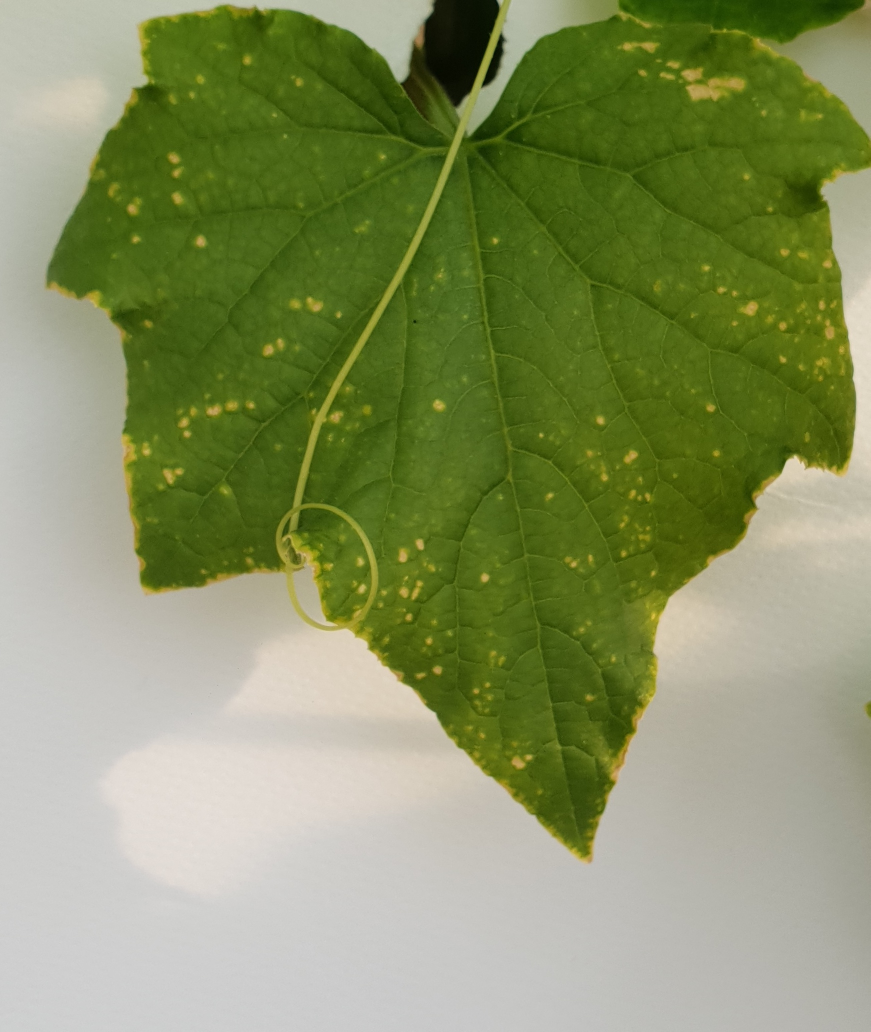
#> input picture UnhealthyLeaves/UnhealthyLeavesTrain/O_Unhealthy_20210208_101903.jpg, 1741 x 2063 px (shown at 1/2 size); its folder holds 4 pictures in this run
$ python 1_Step_resize_and_segment.py
#> lines starting #> are read from the running program, lines starting #| are printed output that depends on the picture; after the words box and inside, x2 and y2 are one past the last pixel; in counts of white or black regions, pixels touching at a corner belong together

import os
import cv2

def preprocess(inputPath, outputPath):
#> called with inputPath = 'UnhealthyLeaves/UnhealthyLeavesTrain/'
    print(f"Reading images from ${inputPath}")
    for file in os.listdir(inputPath):
        fullImagePath = inputPath + "/" + file
        img = cv2.imread(fullImagePath, cv2.IMREAD_UNCHANGED)
#> img is the input picture: shape (2063, 1741, 3); mean B, G, R 99, 145.9, 135.1
        print('Original Image Dimensions : ', img.shape)
#| Original Image Dimensions :  (2063, 1741, 3)
        # resize image
        resizedImg = cv2.resize(img, (256, 256))
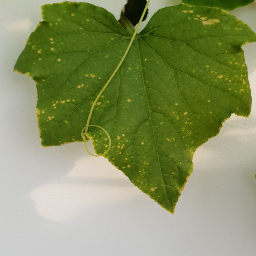
#> resizedImg: shape (256, 256, 3); mean B, G, R 98.9, 145.8, 135

        # add color masking to segment only leaves
        rgb_img = cv2.cvtColor(resizedImg, cv2.COLOR_BGR2RGB)
        hsv_img = cv2.cvtColor(rgb_img, cv2.COLOR_RGB2HSV)
#> hsv_img: shape (256, 256, 3); mean H, S, V 31.7, 114.4, 147.1

        # Define the Color Range to be Detected
        #light_green = (40, 40, 40)
        #dark_green = (70, 255, 255)
        # use (40, 40,40) ~ (70, 255,255) in hsv to find the green
        light_green = (40, 40, 40)
        dark_green = (70, 255, 255)
        mask = cv2.inRange(hsv_img, light_green, dark_green)
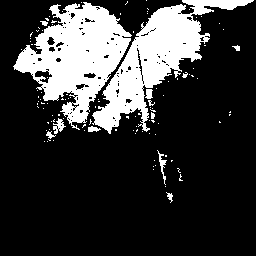
#> mask: shape (256, 256); 22.1% white; 111 white regions (98 under 20 px), largest, box (x1, y1, x2, y2) and area: (13, 2, 132, 130) 7241, (92, 0, 254, 134) 6509, (53, 118, 66, 134) 100

        resultImg = cv2.bitwise_and(resizedImg, resizedImg, mask=mask)
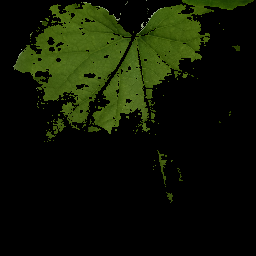
#> resultImg: shape (256, 256, 3); mean B, G, R 4.1, 21.4, 15.2
        # Saving the image
        cv2.imwrite(outputPath + file, resultImg)
#> pass 2 of the loop in preprocess, `for file in os.listdir(inputPath):`:
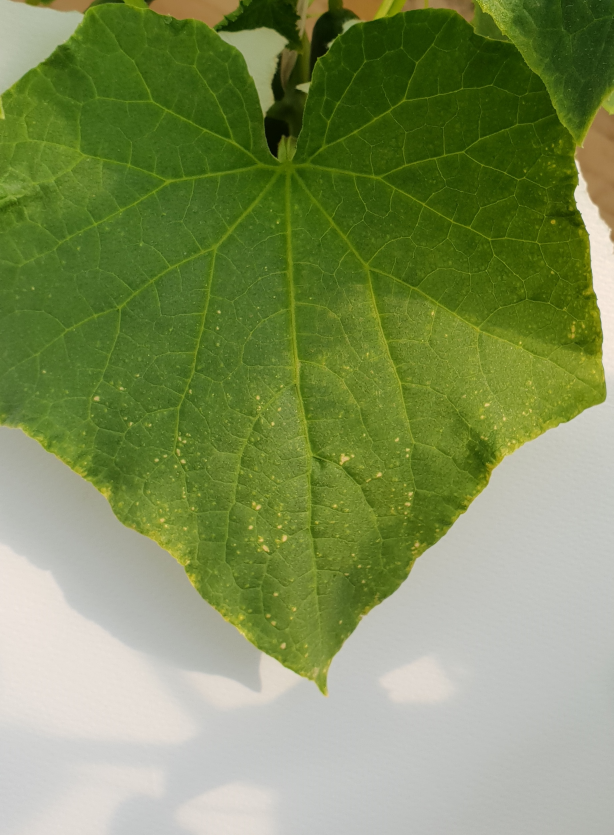
#> input picture UnhealthyLeaves/UnhealthyLeavesTrain/O_Unhealthy_20210208_101918.jpg, 1840 x 2505 px (shown at 1/3 size)
#> in preprocess, img is the input picture: shape (2505, 1840, 3); mean B, G, R 89.9, 143.1, 127.1
#| Original Image Dimensions :  (2505, 1840, 3)
#> hsv_img: shape (256, 256, 3); mean H, S, V 38.4, 126.2, 144.1
#> in preprocess, `mask = cv2.inRange(hsv_img, light_green, dark_green)`:
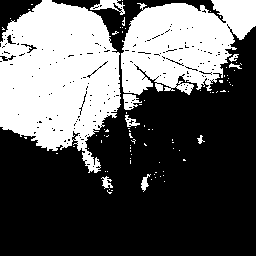
#> mask: shape (256, 256); 37.1% white; 88 white regions (78 under 20 px), largest, box (x1, y1, x2, y2) and area: (0, 0, 121, 173) 14390, (121, 0, 256, 95) 8951, (90, 0, 125, 15) 232
#> in preprocess, `resultImg = cv2.bitwise_and(resizedImg, resizedImg, mask=mask)`:
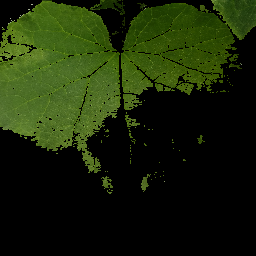
#> resultImg: shape (256, 256, 3); mean B, G, R 8.2, 36.4, 24.7
#> pass 3 of the loop in preprocess, `for file in os.listdir(inputPath):`:
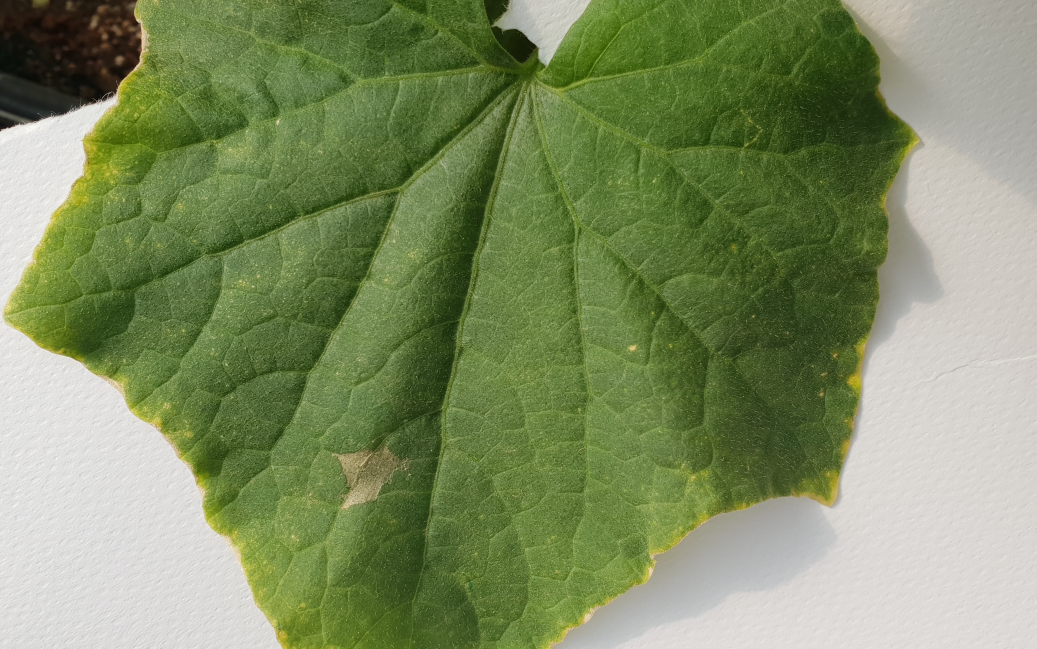
#> input picture UnhealthyLeaves/UnhealthyLeavesTrain/O_Unhealthy_20210208_102203.jpg, 3109 x 1947 px (shown at 1/3 size)
#> in preprocess, img is the input picture: shape (1947, 3109, 3); mean B, G, R 98.9, 141.7, 126.9
#| Original Image Dimensions :  (1947, 3109, 3)
#> hsv_img: shape (256, 256, 3); mean H, S, V 35.8, 99.6, 142.6
#> in preprocess, `mask = cv2.inRange(hsv_img, light_green, dark_green)`:
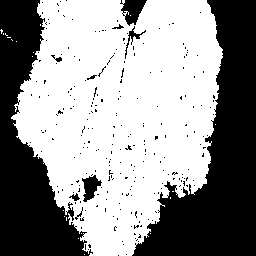
#> mask: shape (256, 256); 58.3% white; 250 black regions (240 under 20 px), largest, box (x1, y1, x2, y2) and area: (132, 0, 256, 256) 14857, (0, 0, 93, 256) 10932, (120, 0, 147, 26) 403
#> in preprocess, `resultImg = cv2.bitwise_and(resizedImg, resizedImg, mask=mask)`:
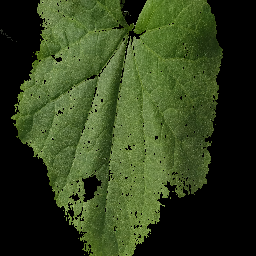
#> resultImg: shape (256, 256, 3); mean B, G, R 30.3, 65, 50.5
#> the loop made 4 passes; the first 3 are shown


mainPath = os.path.dirname(os.path.abspath(__file__))

inputPath = mainPath + "/UnhealthyLeaves/UnhealthyLeavesTrain/"
outputPath = mainPath + "/UnhealthyLeaves/UnhealthyLeavesTrainPreprocessed/"
preprocess(inputPath, outputPath)

inputPath = mainPath + "/UnhealthyLeaves/UnhealthyLeavesTest/"
outputPath = mainPath + "/UnhealthyLeaves/UnhealthyLeavesTestPreprocessed/"
preprocess(inputPath, outputPath)
#> (the run stopped early here; a loop or call above may not have finished)
